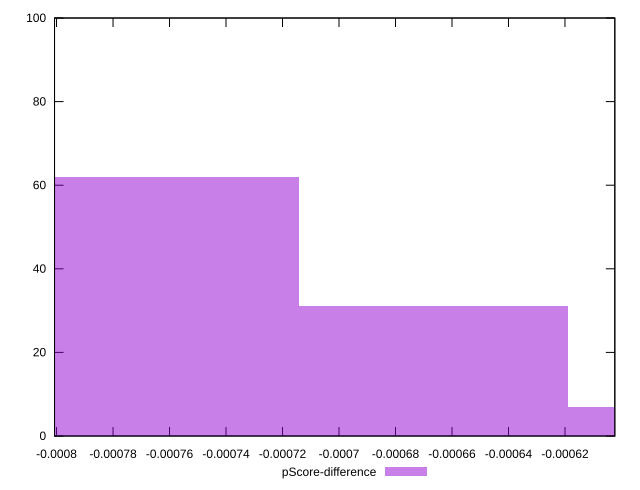

This figure's gnuplot source:
reset

$pScoreDifference <<EOF
-0.0007618637510883189 62
-0.0006666307822022791 31
-0.0005713978133162392 7
EOF

set key outside below
set boxwidth 0.00009523296888603987
set xrange [-0.0008007088579938815:-0.0006023546043980588]
set yrange [0:100]
set trange [0:100]
set style fill transparent solid 0.5 noborder
set terminal svg size 640, 490 enhanced background rgb 'white'
set output "reports/report_00031_2021-02-24T23-18-18.084Z/first-cpu-idle/samples/music/pScore-difference/histogram.svg"

plot $pScoreDifference title "pScore-difference" with boxes

reset
